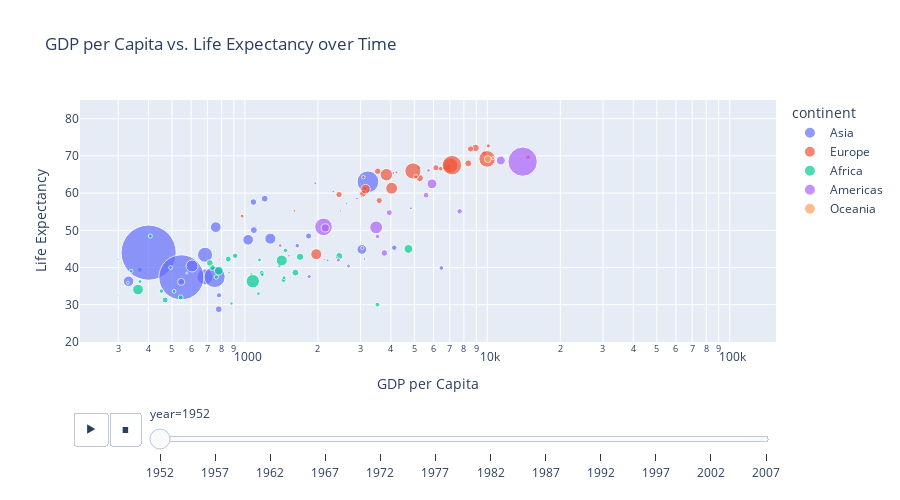

Notebook source saved alongside this figure:
### Code cell
# Create an animated scatter plot
fig = px.scatter(df,
                 x="gdpPercap",
                 y="lifeExp",
                 size="pop",
                 color="continent",
                 hover_name="country",
                 log_x=True,
                 size_max=60,
                 animation_frame="year",
                 title="GDP per Capita vs. Life Expectancy over Time",
                 labels={"gdpPercap": "GDP per Capita", "lifeExp": "Life Expectancy"}
                 )

# Adjust the height of the figure and set y-axis range
fig.update_layout(height=500, yaxis_range=[20,85])  

# Display the plot
fig.show()

### Figure 1 — Plotly figure (JSON) as saved in the notebook; plotly's stock layout.template omitted (floating-point values rounded to 4 significant figures)
{"data": [{"hovertemplate": "<b>%{hovertext}</b><br><br>continent=Asia<br>year=1952<br>GDP per Capita=%{x}<br>Life Expectancy=%{y}<br>pop=%{marker.size}<extra></extra>", "hovertext": ["Afghanistan", "Bahrain", "Bangladesh", "Cambodia", "China", "Hong Kong, China", "India", "Indonesia", "Iran", "Iraq", "Israel", "Japan", "Jordan", "Korea, Dem. Rep.", "Korea, Rep.", "Kuwait", "Lebanon", "Malaysia", "Mongolia", "Myanmar", "Nepal", "Oman", "Pakistan", "Philippines", "Saudi Arabia", "Singapore", "Sri Lanka", "Syria", "Taiwan", "Thailand", "Vietnam", "West Bank and Gaza", "Yemen, Rep."], "legendgroup": "Asia", "marker": {"color": "#636efa", "size": [8425333, 120447, 46886859, 4693836, 556263527, 2125900, 372000000, 82052000, 17272000, 5441766, 1620914, 86459025, 607914, 8865488, 20947571, 160000, 1439529, 6748378, 800663, 20092996, 9182536, 507833, 41346560, 22438691, 4005677, 1127000, 7982342, 3661549, 8550362, 21289402, 26246839, 1030585, 4963829], "sizemode": "area", "sizeref": 366300.0, "symbol": "circle"}, "mode": "markers", "name": "Asia", "orientation": "v", "showlegend": true, "type": "scatter", "x": [779.4, 9867.0, 684.2, 368.5, 400.4, 3054.0, 546.6, 749.7, 3035.0, 4130.0, 4087.0, 3217.0, 1547.0, 1088.0, 1031.0, 108400.0, 4835.0, 1831.0, 786.6, 331, 545.9, 1828.0, 684.6, 1273.0, 6460.0, 2315.0, 1084.0, 1643.0, 1207.0, 757.8, 605.1, 1516.0, 781.7], "xaxis": "x", "y": [28.8, 50.94, 37.48, 39.42, 44, 60.96, 37.37, 37.47, 44.87, 45.32, 65.39, 63.03, 43.16, 50.06, 47.45, 55.56, 55.93, 48.46, 42.24, 36.32, 36.16, 37.58, 43.44, 47.75, 39.88, 60.4, 57.59, 45.88, 58.5, 50.85, 40.41, 43.16, 32.55], "yaxis": "y"}, {"hovertemplate": "<b>%{hovertext}</b><br><br>continent=Europe<br>year=1952<br>GDP per Capita=%{x}<br>Life Expectancy=%{y}<br>pop=%{marker.size}<extra></extra>", "hovertext": ["Albania", "Austria", "Belgium", "Bosnia and Herzegovina", "Bulgaria", "Croatia", "Czech Republic", "Denmark", "Finland", "France", "Germany", "Greece", "Hungary", "Iceland", "Ireland", "Italy", "Montenegro", "Netherlands", "Norway", "Poland", "Portugal", "Romania", "Serbia", "Slovak Republic", "Slovenia", "Spain", "Sweden", "Switzerland", "Turkey", "United Kingdom"], "legendgroup": "Europe", "marker": {"color": "#EF553B", "size": [1282697, 6927772, 8730405, 2791000, 7274900, 3882229, 9125183, 4334000, 4090500, 42459667, 69145952, 7733250, 9504000, 147962, 2952156, 47666000, 413834, 10381988, 3327728, 25730551, 8526050, 16630000, 6860147, 3558137, 1489518, 28549870, 7124673, 4815000, 22235677, 50430000], "sizemode": "area", "sizeref": 366300.0, "symbol": "circle"}, "mode": "markers", "name": "Europe", "orientation": "v", "showlegend": true, "type": "scatter", "x": [1601.0, 6137.0, 8343.0, 973.5, 2444.0, 3119.0, 6876.0, 9692.0, 6425.0, 7030.0, 7144.0, 3531.0, 5264.0, 7268.0, 5210.0, 4931.0, 2648.0, 8942.0, 10100.0, 4029.0, 3068.0, 3145.0, 3581.0, 5075.0, 4215.0, 3834.0, 8528.0, 14730.0, 1969.0, 9980.0], "xaxis": "x", "y": [55.23, 66.8, 68, 53.82, 59.6, 61.21, 66.87, 70.78, 66.55, 67.41, 67.5, 65.86, 64.03, 72.49, 66.91, 65.94, 59.16, 72.13, 72.67, 61.31, 59.82, 61.05, 58.0, 64.36, 65.57, 64.94, 71.86, 69.62, 43.59, 69.18], "yaxis": "y"}, {"hovertemplate": "<b>%{hovertext}</b><br><br>continent=Africa<br>year=1952<br>GDP per Capita=%{x}<br>Life Expectancy=%{y}<br>pop=%{marker.size}<extra></extra>", "hovertext": ["Algeria", "Angola", "Benin", "Botswana", "Burkina Faso", "Burundi", "Cameroon", "Central African Republic", "Chad", "Comoros", "Congo, Dem. Rep.", "Congo, Rep.", "Cote d'Ivoire", "Djibouti", "Egypt", "Equatorial Guinea", "Eritrea", "Ethiopia", "Gabon", "Gambia", "Ghana", "Guinea", "Guinea-Bissau", "Kenya", "Lesotho", "Liberia", "Libya", "Madagascar", "Malawi", "Mali", "Mauritania", "Mauritius", "Morocco", "Mozambique", "Namibia", "Niger", "Nigeria", "Reunion", "Rwanda", "Sao Tome and Principe", "Senegal", "Sierra Leone", "Somalia", "South Africa", "Sudan", "Swaziland", "Tanzania", "Togo", "Tunisia", "Uganda", "Zambia", "Zimbabwe"], "legendgroup": "Africa", "marker": {"color": "#00cc96", "size": [9279525, 4232095, 1738315, 442308, 4469979, 2445618, 5009067, 1291695, 2682462, 153936, 14100005, 854885, 2977019, 63149, 22223309, 216964, 1438760, 20860941, 420702, 284320, 5581001, 2664249, 580653, 6464046, 748747, 863308, 1019729, 4762912, 2917802, 3838168, 1022556, 516556, 9939217, 6446316, 485831, 3379468, 33119096, 257700, 2534927, 60011, 2755589, 2143249, 2526994, 14264935, 8504667, 290243, 8322925, 1219113, 3647735, 5824797, 2672000, 3080907], "sizemode": "area", "sizeref": 366300.0, "symbol": "circle"}, "mode": "markers", "name": "Africa", "orientation": "v", "showlegend": true, "type": "scatter", "x": [2449.0, 3521.0, 1063.0, 851.2, 543.3, 339.3, 1173.0, 1071.0, 1179.0, 1103.0, 780.5, 2126.0, 1389.0, 2670.0, 1419.0, 375.6, 328.9, 362.1, 4293.0, 485.2, 911.3, 510.2, 299.9, 853.5, 298.8, 575.6, 2388.0, 1443.0, 369.2, 452.3, 743.1, 1968.0, 1688.0, 468.5, 2424.0, 761.9, 1077.0, 2719.0, 493.3, 879.6, 1450.0, 879.8, 1136.0, 4725.0, 1616.0, 1148.0, 716.7, 859.8, 1468.0, 734.8, 1147.0, 406.9], "xaxis": "x", "y": [43.08, 30.02, 38.22, 47.62, 31.98, 39.03, 38.52, 35.46, 38.09, 40.72, 39.14, 42.11, 40.48, 34.81, 41.89, 34.48, 35.93, 34.08, 37.0, 30, 43.15, 33.61, 32.5, 42.27, 42.14, 38.48, 42.72, 36.68, 36.26, 33.69, 40.54, 50.99, 42.87, 31.29, 41.73, 37.44, 36.32, 52.72, 40, 46.47, 37.28, 30.33, 32.98, 45.01, 38.63, 41.41, 41.22, 38.6, 44.6, 39.98, 42.04, 48.45], "yaxis": "y"}, {"hovertemplate": "<b>%{hovertext}</b><br><br>continent=Americas<br>year=1952<br>GDP per Capita=%{x}<br>Life Expectancy=%{y}<br>pop=%{marker.size}<extra></extra>", "hovertext": ["Argentina", "Bolivia", "Brazil", "Canada", "Chile", "Colombia", "Costa Rica", "Cuba", "Dominican Republic", "Ecuador", "El Salvador", "Guatemala", "Haiti", "Honduras", "Jamaica", "Mexico", "Nicaragua", "Panama", "Paraguay", "Peru", "Puerto Rico", "Trinidad and Tobago", "United States", "Uruguay", "Venezuela"], "legendgroup": "Americas", "marker": {"color": "#ab63fa", "size": [17876956, 2883315, 56602560, 14785584, 6377619, 12350771, 926317, 6007797, 2491346, 3548753, 2042865, 3146381, 3201488, 1517453, 1426095, 30144317, 1165790, 940080, 1555876, 8025700, 2227000, 662850, 157553000, 2252965, 5439568], "sizemode": "area", "sizeref": 366300.0, "symbol": "circle"}, "mode": "markers", "name": "Americas", "orientation": "v", "showlegend": true, "type": "scatter", "x": [5911.0, 2677.0, 2109.0, 11370.0, 3940.0, 2144.0, 2627.0, 5587.0, 1398.0, 3522.0, 3048.0, 2428.0, 1840.0, 2195.0, 2899.0, 3478.0, 3112.0, 2480.0, 1952.0, 3759.0, 3082.0, 3023.0, 13990.0, 5717.0, 7690.0], "xaxis": "x", "y": [62.48, 40.41, 50.92, 68.75, 54.74, 50.64, 57.21, 59.42, 45.93, 48.36, 45.26, 42.02, 37.58, 41.91, 58.53, 50.79, 42.31, 55.19, 62.65, 43.9, 64.28, 59.1, 68.44, 66.07, 55.09], "yaxis": "y"}, {"hovertemplate": "<b>%{hovertext}</b><br><br>continent=Oceania<br>year=1952<br>GDP per Capita=%{x}<br>Life Expectancy=%{y}<br>pop=%{marker.size}<extra></extra>", "hovertext": ["Australia", "New Zealand"], "legendgroup": "Oceania", "marker": {"color": "#FFA15A", "size": [8691212, 1994794], "sizemode": "area", "sizeref": 366300.0, "symbol": "circle"}, "mode": "markers", "name": "Oceania", "orientation": "v", "showlegend": true, "type": "scatter", "x": [10040.0, 10560.0], "xaxis": "x", "y": [69.12, 69.39], "yaxis": "y"}], "layout": {"height": 500, "legend": {"itemsizing": "constant", "title": {"text": "continent"}, "tracegroupgap": 0}, "sliders": [{"active": 0, "currentvalue": {"prefix": "year="}, "len": 0.9, "pad": {"b": 10, "t": 60}, "steps": [{"args": [["1952"], {"frame": {"duration": 0, "redraw": false}, "fromcurrent": true, "mode": "immediate", "transition": {"duration": 0, "easing": "linear"}}], "label": "1952", "method": "animate"}, {"args": [["1957"], {"frame": {"duration": 0, "redraw": false}, "fromcurrent": true, "mode": "immediate", "transition": {"duration": 0, "easing": "linear"}}], "label": "1957", "method": "animate"}, {"args": [["1962"], {"frame": {"duration": 0, "redraw": false}, "fromcurrent": true, "mode": "immediate", "transition": {"duration": 0, "easing": "linear"}}], "label": "1962", "method": "animate"}, {"args": [["1967"], {"frame": {"duration": 0, "redraw": false}, "fromcurrent": true, "mode": "immediate", "transition": {"duration": 0, "easing": "linear"}}], "label": "1967", "method": "animate"}, {"args": [["1972"], {"frame": {"duration": 0, "redraw": false}, "fromcurrent": true, "mode": "immediate", "transition": {"duration": 0, "easing": "linear"}}], "label": "1972", "method": "animate"}, {"args": [["1977"], {"frame": {"duration": 0, "redraw": false}, "fromcurrent": true, "mode": "immediate", "transition": {"duration": 0, "easing": "linear"}}], "label": "1977", "method": "animate"}, {"args": [["1982"], {"frame": {"duration": 0, "redraw": false}, "fromcurrent": true, "mode": "immediate", "transition": {"duration": 0, "easing": "linear"}}], "label": "1982", "method": "animate"}, {"args": [["1987"], {"frame": {"duration": 0, "redraw": false}, "fromcurrent": true, "mode": "immediate", "transition": {"duration": 0, "easing": "linear"}}], "label": "1987", "method": "animate"}, {"args": [["1992"], {"frame": {"duration": 0, "redraw": false}, "fromcurrent": true, "mode": "immediate", "transition": {"duration": 0, "easing": "linear"}}], "label": "1992", "method": "animate"}, {"args": [["1997"], {"frame": {"duration": 0, "redraw": false}, "fromcurrent": true, "mode": "immediate", "transition": {"duration": 0, "easing": "linear"}}], "label": "1997", "method": "animate"}, {"args": [["2002"], {"frame": {"duration": 0, "redraw": false}, "fromcurrent": true, "mode": "immediate", "transition": {"duration": 0, "easing": "linear"}}], "label": "2002", "method": "animate"}, {"args": [["2007"], {"frame": {"duration": 0, "redraw": false}, "fromcurrent": true, "mode": "immediate", "transition": {"duration": 0, "easing": "linear"}}], "label": "2007", "method": "animate"}], "x": 0.1, "xanchor": "left", "y": 0, "yanchor": "top"}], "title": {"text": "GDP per Capita vs. Life Expectancy over Time"}, "updatemenus": [{"buttons": [{"args": [null, {"frame": {"duration": 500, "redraw": false}, "fromcurrent": true, "mode": "immediate", "transition": {"duration": 500, "easing": "linear"}}], "label": "&#9654;", "method": "animate"}, {"args": [[null], {"frame": {"duration": 0, "redraw": false}, "fromcurrent": true, "mode": "immediate", "transition": {"duration": 0, "easing": "linear"}}], "label": "&#9724;", "method": "animate"}], "direction": "left", "pad": {"r": 10, "t": 70}, "showactive": false, "type": "buttons", "x": 0.1, "xanchor": "right", "y": 0, "yanchor": "top"}], "xaxis": {"anchor": "y", "domain": [0, 1], "title": {"text": "GDP per Capita"}, "type": "log"}, "yaxis": {"anchor": "x", "domain": [0, 1], "range": [20, 85], "title": {"text": "Life Expectancy"}}}}
